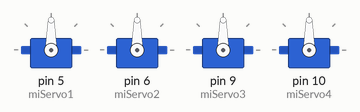
Simulated run of this sketch. Board: Arduino Uno, built with avr-gcc and run on an emulated ATmega328P. Shown: 4 × servo.

Above: at 0.05 s.
At 1.2 s:
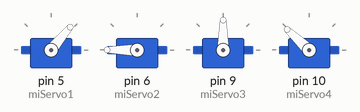
At 2.4 s:
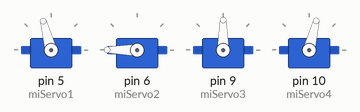
At 4.75 s:
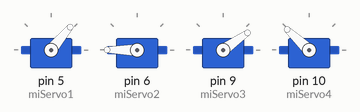
At 7.1 s:
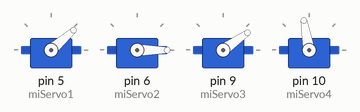
At 9.5 s:
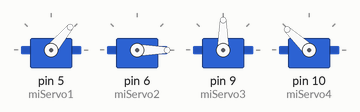
Timing chart, 0 to 12.4 s (numbered marks = the images above):
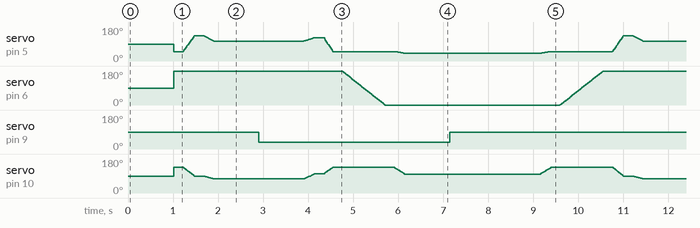

The sketch:

Robot_Arm_V2.1.ino
```cpp
///////////////////////////////////////////////////////
/*
   Robot movement is based on the principle of inverse kinematics

   OPERATION
     Format:
     1. Any coordinate:
     {x,  y,  z}
     * -10 <= x <= 10
     * 1 <= y <= 10
     * 0 <= z <= 6

     2. Tiempo de espera:
       {0.001,  0.001,  T}
     * 0.001: reserved for a wait time.
     * "T" is the wait time, in milliseconds

     3. Open and close GRIPPER
     {0.002,  0.002,  G}
     * 0.002: reserved for open/close gripper.
     * 60 <= G <= 125 (G: degree sexagesimal)


  EXAMPLE:

  {-5,  0,  6.5},         // initial position
  {0.001,  0.001,  200},  // wait 200 milliseconds
  {-5,  0,  -1},          // nex position
  {0.001,  0.001,  200},  // wait 200 milliseconds
  {-8.5,  0,  -1},        // nex position
  {0.001,  0.001,  1000}, // wait 1000 milliseconds (1 second)
  {0.002,  0.002,  35},   // close gripper
  {0.001,  0.001,  1000}, // wait 1000 milliseconds (1 second)
  {-5,  0,  0},           // nex position
  {0.001,  0.001,  200},  // wait 200 milliseconds
  {-5,  0,  6.5},         // nex position
  {0.001,  0.001,  200},  // wait 200 milliseconds
  {5,  0,  6.5},          // nex position
  {0.001,  0.001,  200},  // wait 200 milliseconds
  {8.5,  0,  6.5},        // nex position
  {0.001,  0.001,  1000}, // wait 1000 milliseconds (1 second)
  {0.002,  0.002,  90},   // open gripper
  {0.001,  0.001,  2000}, // wait 2000 milliseconds (2 second)
  {5,  0,  6.5},          // nex position
  {0.001,  0.001,  200},  // wait 200 milliseconds
  {-5,  0,  6.5},         // initial position (It is going to the starting point to start a new cycle)

  AUTOR
   Fernandez Villanueva David
   fernandezv.david@gmail.com
   National University of Engineering LIMA-PERU
   Version 2.0

*/
///////////////////////////////////////////////////////////////////////////////////////////
///////////////////////////////////////////////////////////////////////////////////////////

#include <Servo.h>
Servo miServo1; Servo miServo2; Servo miServo3; Servo miServo4;

void setup()
{
  Serial.begin(9600);
  miServo1.attach(5);  // AXIS Y
  miServo2.attach(6);  // AXIS Z
  miServo3.attach(9);  // GRIPPER
  miServo4.attach(10); // X
}

double X[] = {5, 0, -5};
double Y[] = {5, 5, 5};
double Z[] = {2, 2, 2};

//{00.00,  08.05,  02.00},
int speed_mov = 5;
const int num_xyz = 21;

///////////////////////////////////////////////////////////////////
double coordinates[num_xyz][3] = {
//HEAR SHOULD WRITE THE COORDINATES
  {-5,  0,  6.5},
  {0.001,  0.001,  200},
  {-5,  0,  -1},
  {0.001,  0.001,  200},
  {-8.5,  0,  -1},
  {0.001,  0.001,  1000},
  {0.002,  0.002,  35},
  {0.001,  0.001,  1000},
  {-5,  0,  0},
  {0.001,  0.001,  200},
  {-5,  0,  6.5},
  {0.001,  0.001,  200},
  {5,  0,  6.5},
  {0.001,  0.001,  200},
  {8.5,  0,  6.5},
  {0.001,  0.001,  1000},
  {0.002,  0.002,  90},
  {0.001,  0.001,  2000},
  {5,  0,  6.5},
  {0.001,  0.001,  200},
  {-5,  0,  6.5},

 // END COORDINATES
};
/////////////////////////////////////////////////////////////////

const int mum_X = sizeof(X) / 4;

//double theta1[mum_X];
//double theta2[mum_X];
//double theta3[mum_X];

double theta1[num_xyz];
double theta2[num_xyz];
double theta3[num_xyz];

int alpha1, alpha2, alpha3, alpha4;
int vect_with_coord[num_xyz];


int c_theta1_2_3[num_xyz][4];

//int next_point_rate[11][6];
float next_point_rate[num_xyz][7];

const float pi = 3.14;

double L1 = 0;
double L2 = 6;
double L3 = 5.5;
double x, y, z;
double q11, q22, q33;
float h, c, alpha, ganma, q1, q2, q3;
int cont = 0;

double num_prueba = -10.9;
double num_abs;

int num_coord = 0;

//////////////////////////////////////////////////////////////////////
//////////////////////////////////////////////////////////////////////
void loop()
{
  inv_kinematics();
  rate_add();
  delay(1000);
  while (1)
  {
    path_fin();
  }
}
//////////////////////////////////////////////////////////////////////
//////////////////////////////////////////////////////////////////////

double inv_kinematics()
{
  for (int i = 0; i < num_xyz; i++) // coordinates[0][0]
  {
    if ((coordinates[i][0] == coordinates[i][1]) && (coordinates[i][0] == 0.001))
    {
      c_theta1_2_3[i][0] = 1;
      c_theta1_2_3[i][1] = (int)(coordinates[i][2]);
      c_theta1_2_3[i][2] = (int)(coordinates[i][2]);
      c_theta1_2_3[i][3] = (int)(coordinates[i][2]);
    }
    else if ((coordinates[i][0] == coordinates[i][1]) && (coordinates[i][0] == 0.002))
    {
      c_theta1_2_3[i][0] = 2;
      c_theta1_2_3[i][1] = (int)(coordinates[i][2]);
      c_theta1_2_3[i][2] = (int)(coordinates[i][2]);
      c_theta1_2_3[i][3] = (int)(coordinates[i][2]);
    }
    else
    {
      x = coordinates[i][0];
      y = coordinates[i][1];
      z = coordinates[i][2];

      h = sqrt(pow(x, 2) + pow(y, 2));
      c = sqrt(pow(x, 2) + pow(y, 2) + pow((z - L1), 2));
      alpha = acos((pow(L2, 2) + pow(c, 2) - pow(L3, 2)) / (2 * L2 * c));
      ganma = atan((z - L1) / (x));

      q1 = atan(y / x) * 180 / pi;
      q2 = (atan((z - L1) / (h)) + alpha) * 180 / pi;
      q3 = (acos((pow(c, 2) - pow(L2, 2) - pow(L3, 2)) / (2 * L2 * L3))) * 180 / pi;

      if (x < 0)
      {
        q11 = 180 + (int)(q1); //(int)(q1);
      }
      else
      {
        q11 = (int)(q1); //(int)(q1);
      }
      q22 = (int)(q2); //(int)(q2);
      q33 = (int)(q3); //(int)(q3);

      c_theta1_2_3[i][0] = 0;
      c_theta1_2_3[i][1] = q11;
      c_theta1_2_3[i][2] = q22;
      c_theta1_2_3[i][3] = q33;


      theta1[i] = q11;
      theta2[i] = q22;
      theta3[i] = q33;
      cont = cont + 1;
    }
  }
  //comprueva_array2();

}


double absoluto(double num1)
{
  if (num1 < 0)
  {
    return (-1) * num1;
  }
  else
  {
    return num1;
  }

}


void rate_add()
{ //int next_point_rate[11][6];
  int cont_rate_add = 0;
  int first_coord = 0;

  //int vect_with_coord[11];
  int num_no_coord = 0;
  //int num_coord=0;
  for (int j = 0; j < num_xyz; j++)
  {
    if (c_theta1_2_3[j][0] == 0)
    {
      vect_with_coord[num_coord] = j;
      num_coord = 1 + num_coord; // número de coordenadas "0".
    }
    else
    {
      //vect_with_coord[10 - num_no_coord] = 99;
      vect_with_coord[(num_xyz-1) - num_no_coord] = 99;
      num_no_coord = num_no_coord + 1;
    }
  }

  // rate calculate
  int cont_num_coord = 0;
  for (int i = 0; i < num_xyz; i++)
  {
    if (c_theta1_2_3[i][0] == 0)
    {
      if (i == vect_with_coord[num_coord - 1])
      {
        int k0 = vect_with_coord[cont_num_coord];
        int k1 = vect_with_coord[0];
        next_point_rate[i][0] = c_theta1_2_3[k1][1] - c_theta1_2_3[k0][1];
        next_point_rate[i][1] = c_theta1_2_3[k1][2] - c_theta1_2_3[k0][2];
        next_point_rate[i][2] = c_theta1_2_3[k1][3] - c_theta1_2_3[k0][3];

        int maxim_tree_val = max_tree(next_point_rate[i][0], next_point_rate[i][1], next_point_rate[i][2]);

        next_point_rate[i][3] = next_point_rate[i][0] / maxim_tree_val;
        next_point_rate[i][4] = next_point_rate[i][1] / maxim_tree_val;
        next_point_rate[i][5] = next_point_rate[i][2] / maxim_tree_val;
        next_point_rate[i][6] = maxim_tree_val;

        cont_num_coord = cont_num_coord + 1;
      }
      else
      {
        int k0 = vect_with_coord[cont_num_coord];
        int k1 = vect_with_coord[cont_num_coord + 1];
        next_point_rate[i][0] = c_theta1_2_3[k1][1] - c_theta1_2_3[k0][1];
        next_point_rate[i][1] = c_theta1_2_3[k1][2] - c_theta1_2_3[k0][2];
        next_point_rate[i][2] = c_theta1_2_3[k1][3] - c_theta1_2_3[k0][3];

        int maxim_tree_val = max_tree(next_point_rate[i][0], next_point_rate[i][1], next_point_rate[i][2]);

        next_point_rate[i][3] = next_point_rate[i][0] / maxim_tree_val;
        next_point_rate[i][4] = next_point_rate[i][1] / maxim_tree_val;
        next_point_rate[i][5] = next_point_rate[i][2] / maxim_tree_val;
        next_point_rate[i][6] = maxim_tree_val;

        cont_num_coord = cont_num_coord + 1;
      }
    }
  }
}


int max_tree(int num1, int num2, int num3)
{
  if (num1 < 0) {
    num1 = num1 * (-1);
  }
  if (num2 < 0) {
    num2 = num2 * (-1);
  }
  if (num3 < 0) {
    num3 = num3 * (-1);
  }

  int borra = max(num1, num2);
  int maxim_tree = max(borra, num3);

  return maxim_tree;
}


void path_fin()
{
  int inicio = 0;
  for (int i = 0; i < num_xyz; i++)
  { ///////////


    if (c_theta1_2_3[i][0] == 0)
    {
      if (inicio == 0) //first loop
      {
        delay(speed_mov);
        alpha1 = (int)(c_theta1_2_3[i][1]);
        alpha2 = (int)(c_theta1_2_3[i][2]);
        alpha3 = (int)(c_theta1_2_3[i][3]);
        miServo4.write(43+alpha2);
        miServo1.write(55+(alpha3-alpha2));
        miServo2.write(alpha1);

      }
      else
      {
        int netxc = vect_with_coord[inicio - 1];
        for (int j = 1; j <= next_point_rate[netxc][6]; j++)
        {
          delay(speed_mov);
          alpha1 = (int)(c_theta1_2_3[netxc][1] + j * next_point_rate[netxc][3]);
          alpha2 = (int)(c_theta1_2_3[netxc][2] + j * next_point_rate[netxc][4]);
          alpha3 = (int)(c_theta1_2_3[netxc][3] + j * next_point_rate[netxc][5]);
          miServo4.write(43+alpha2);
          miServo1.write(55+(alpha3-alpha2));
          miServo2.write(alpha1);
        }
      }
      inicio = inicio + 1;
    }

    else if (c_theta1_2_3[i][0] == 1)// retardo
    {
      delay(c_theta1_2_3[i][2]);
      //Serial.println(c_theta1_2_3[i][2]);
      //delay(500);
    }
    else
    {
      int gripper_g = (int)(c_theta1_2_3[i][2]);
      miServo3.write(gripper_g);
      //int miServo3();
    }

    //
  }// end for


}
```

Measured:
- by itself, servo on pin 9 (miServo3): alternates 90° for 5.3 s and 35° for 4.2 s
- by itself, servo on pin 10 (miServo4): moves between 76° and 137°, repeating every 9.5 s
